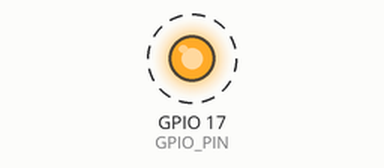
Bench run of a program on a simulated Raspberry Pi (BCM pin numbers). On the bench: output pins drawn as LEDs (lit = HIGH). Dashed ring = blinking. At 3.2 s the program stops and its outputs stay as they are.

Above: at 0.02 s.
Timing chart, 0 to 3.0 s (numbered marks = the images above):
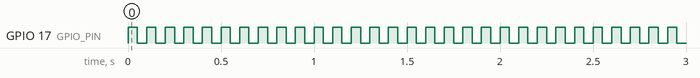

The program:

blink_led.py
```python
import RPi.GPIO as GPIO
from time import sleep

GPIO_PIN = 17

GPIO.setmode(GPIO.BCM)
GPIO.setup(GPIO_PIN, GPIO.OUT)
for i in xrange(32):
    GPIO.output(GPIO_PIN, True)
    sleep(0.05)
    GPIO.output(GPIO_PIN, False)
    sleep(0.05)
```

Measured:
- by itself, GPIO 17 (GPIO_PIN): alternates HIGH for 0.05 s and LOW for 0.05 s, 64 changes in all, then stays LOW
